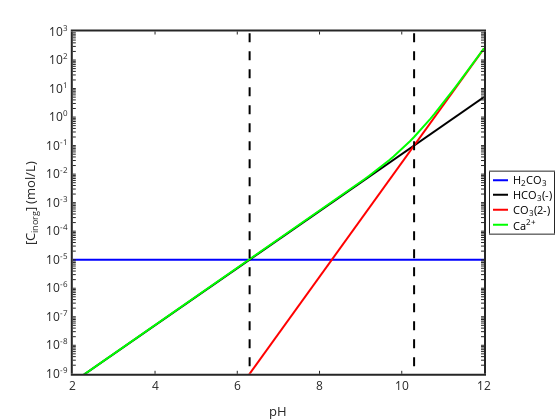

Write notebook code for a chart like this one.
### Code cell
# graphing pH

graphics_toolkit ("plotly");
%graphics_toolkit ("notebook");
pH=2:0.1:12; H=10.^-pH; HCO3=(Ka1*KH*PCO2)./H;  CO3=(Ka2*Ka1*KH*PCO2)./(H.^2); 
H2CO3=ones(size(pH)).*(KH*PCO2); Ca=CO3 + HCO3 + Kw./(H);

h1=semilogy(pH,H2CO3,'b-','linewidth',2);
hold on
h2=semilogy(pH,HCO3,'k-','linewidth',2);
h3=semilogy(pH,CO3,'r-','linewidth',2);
h4=semilogy(pH,Ca,'g-','linewidth',2);
xlabel('pH'); ylabel('[C_{inorg}] (mol/L)')
legend('H_2CO_3','HCO_3(-)','CO_3(2-)','Ca^{2+}','location','eastoutside')
legend ("autoupdate", "off");
set(gca,'linewidth',2,'fontsize',12)

semilogy([-log10(Ka1) -log10(Ka1)],[1e-10 1e3],'k--','linewidth',2)
semilogy([-log10(Ka2) -log10(Ka2)],[1e-10 1e3],'k--','linewidth',2)

axis([2 12 1e-9 1e3])

### Figure 1 — Plotly figure (JSON) as saved in the notebook; plotly's stock layout.template omitted (floating-point values rounded to 4 significant figures)
{"data": [{"line": {"color": "rgb(0,0,255)", "dash": "solid", "width": 2}, "marker": {"color": "rgb(0,0,255)", "line": {"color": "rgb(0,0,255)"}, "size": 6, "symbol": "none"}, "mode": "lines", "name": "H_2CO_3", "showlegend": true, "type": "scatter", "visibility": true, "x": [2, 2.1, 2.2, 2.3, 2.4, 2.5, 2.6, 2.7, 2.8, 2.9, 3, 3.1, 3.2, 3.3, 3.4, 3.5, 3.6, 3.7, 3.8, 3.9, 4, 4.1, 4.2, 4.3, 4.4, 4.5, 4.6, 4.7, 4.8, 4.9, 5, 5.1, 5.2, 5.3, 5.4, 5.5, 5.6, 5.7, 5.8, 5.9, 6, 6.1, 6.2, 6.3, 6.4, 6.5, 6.6, 6.7, 6.8, 6.9, 7, 7.1, 7.2, 7.3, 7.4, 7.5, 7.6, 7.7, 7.8, 7.9, 8, 8.1, 8.2, 8.3, 8.4, 8.5, 8.6, 8.7, 8.8, 8.9, 9, 9.1, 9.2, 9.3, 9.4, 9.5, 9.6, 9.7, 9.8, 9.9, 10, 10.1, 10.2, 10.3, 10.4, 10.5, 10.6, 10.7, 10.8, 10.9, 11, 11.1, 11.2, 11.3, 11.4, 11.5, 11.6, 11.7, 11.8, 11.9, 12], "xaxis": "x", "y": [1e-05, 1e-05, 1e-05, 1e-05, 1e-05, 1e-05, 1e-05, 1e-05, 1e-05, 1e-05, 1e-05, 1e-05, 1e-05, 1e-05, 1e-05, 1e-05, 1e-05, 1e-05, 1e-05, 1e-05, 1e-05, 1e-05, 1e-05, 1e-05, 1e-05, 1e-05, 1e-05, 1e-05, 1e-05, 1e-05, 1e-05, 1e-05, 1e-05, 1e-05, 1e-05, 1e-05, 1e-05, 1e-05, 1e-05, 1e-05, 1e-05, 1e-05, 1e-05, 1e-05, 1e-05, 1e-05, 1e-05, 1e-05, 1e-05, 1e-05, 1e-05, 1e-05, 1e-05, 1e-05, 1e-05, 1e-05, 1e-05, 1e-05, 1e-05, 1e-05, 1e-05, 1e-05, 1e-05, 1e-05, 1e-05, 1e-05, 1e-05, 1e-05, 1e-05, 1e-05, 1e-05, 1e-05, 1e-05, 1e-05, 1e-05, 1e-05, 1e-05, 1e-05, 1e-05, 1e-05, 1e-05, 1e-05, 1e-05, 1e-05, 1e-05, 1e-05, 1e-05, 1e-05, 1e-05, 1e-05, 1e-05, 1e-05, 1e-05, 1e-05, 1e-05, 1e-05, 1e-05, 1e-05, 1e-05, 1e-05, 1e-05], "yaxis": "y"}, {"line": {"color": "rgb(0, 0, 0)", "dash": "solid", "width": 2}, "marker": {"color": "rgb(0, 0, 0)", "line": {"color": "rgb(0, 0, 0)"}, "size": 6, "symbol": "none"}, "mode": "lines", "name": "HCO_3(-)", "showlegend": true, "type": "scatter", "visibility": true, "x": [2, 2.1, 2.2, 2.3, 2.4, 2.5, 2.6, 2.7, 2.8, 2.9, 3, 3.1, 3.2, 3.3, 3.4, 3.5, 3.6, 3.7, 3.8, 3.9, 4, 4.1, 4.2, 4.3, 4.4, 4.5, 4.6, 4.7, 4.8, 4.9, 5, 5.1, 5.2, 5.3, 5.4, 5.5, 5.6, 5.7, 5.8, 5.9, 6, 6.1, 6.2, 6.3, 6.4, 6.5, 6.6, 6.7, 6.8, 6.9, 7, 7.1, 7.2, 7.3, 7.4, 7.5, 7.6, 7.7, 7.8, 7.9, 8, 8.1, 8.2, 8.3, 8.4, 8.5, 8.6, 8.7, 8.8, 8.9, 9, 9.1, 9.2, 9.3, 9.4, 9.5, 9.6, 9.7, 9.8, 9.9, 10, 10.1, 10.2, 10.3, 10.4, 10.5, 10.6, 10.7, 10.8, 10.9, 11, 11.1, 11.2, 11.3, 11.4, 11.5, 11.6, 11.7, 11.8, 11.9, 12], "xaxis": "x", "y": [5.012e-10, 6.31e-10, 7.943e-10, 1e-09, 1.259e-09, 1.585e-09, 1.995e-09, 2.512e-09, 3.162e-09, 3.981e-09, 5.012e-09, 6.31e-09, 7.943e-09, 1e-08, 1.259e-08, 1.585e-08, 1.995e-08, 2.512e-08, 3.162e-08, 3.981e-08, 5.012e-08, 6.31e-08, 7.943e-08, 1e-07, 1.259e-07, 1.585e-07, 1.995e-07, 2.512e-07, 3.162e-07, 3.981e-07, 5.012e-07, 6.31e-07, 7.943e-07, 1e-06, 1.259e-06, 1.585e-06, 1.995e-06, 2.512e-06, 3.162e-06, 3.981e-06, 5.012e-06, 6.31e-06, 7.943e-06, 1e-05, 1.259e-05, 1.585e-05, 1.995e-05, 2.512e-05, 3.162e-05, 3.981e-05, 5.012e-05, 6.31e-05, 7.943e-05, 0.0001, 0.0001259, 0.0001585, 0.0001995, 0.0002512, 0.0003162, 0.0003981, 0.0005012, 0.000631, 0.0007943, 0.001, 0.001259, 0.001585, 0.001995, 0.002512, 0.003162, 0.003981, 0.005012, 0.00631, 0.007943, 0.01, 0.01259, 0.01585, 0.01995, 0.02512, 0.03162, 0.03981, 0.05012, 0.0631, 0.07943, 0.1, 0.1259, 0.1585, 0.1995, 0.2512, 0.3162, 0.3981, 0.5012, 0.631, 0.7943, 1.0, 1.259, 1.585, 1.995, 2.512, 3.162, 3.981, 5.012], "yaxis": "y"}, {"line": {"color": "rgb(255,0,0)", "dash": "solid", "width": 2}, "marker": {"color": "rgb(255,0,0)", "line": {"color": "rgb(255,0,0)"}, "size": 6, "symbol": "none"}, "mode": "lines", "name": "CO_3(2-)", "showlegend": true, "type": "scatter", "visibility": true, "x": [2, 2.1, 2.2, 2.3, 2.4, 2.5, 2.6, 2.7, 2.8, 2.9, 3, 3.1, 3.2, 3.3, 3.4, 3.5, 3.6, 3.7, 3.8, 3.9, 4, 4.1, 4.2, 4.3, 4.4, 4.5, 4.6, 4.7, 4.8, 4.9, 5, 5.1, 5.2, 5.3, 5.4, 5.5, 5.6, 5.7, 5.8, 5.9, 6, 6.1, 6.2, 6.3, 6.4, 6.5, 6.6, 6.7, 6.8, 6.9, 7, 7.1, 7.2, 7.3, 7.4, 7.5, 7.6, 7.7, 7.8, 7.9, 8, 8.1, 8.2, 8.3, 8.4, 8.5, 8.6, 8.7, 8.8, 8.9, 9, 9.1, 9.2, 9.3, 9.4, 9.5, 9.6, 9.7, 9.8, 9.9, 10, 10.1, 10.2, 10.3, 10.4, 10.5, 10.6, 10.7, 10.8, 10.9, 11, 11.1, 11.2, 11.3, 11.4, 11.5, 11.6, 11.7, 11.8, 11.9, 12], "xaxis": "x", "y": [2.512e-18, 3.981e-18, 6.31e-18, 1e-17, 1.585e-17, 2.512e-17, 3.981e-17, 6.31e-17, 1e-16, 1.585e-16, 2.512e-16, 3.981e-16, 6.31e-16, 1e-15, 1.585e-15, 2.512e-15, 3.981e-15, 6.31e-15, 1e-14, 1.585e-14, 2.512e-14, 3.981e-14, 6.31e-14, 1e-13, 1.585e-13, 2.512e-13, 3.981e-13, 6.31e-13, 1e-12, 1.585e-12, 2.512e-12, 3.981e-12, 6.31e-12, 1e-11, 1.585e-11, 2.512e-11, 3.981e-11, 6.31e-11, 1e-10, 1.585e-10, 2.512e-10, 3.981e-10, 6.31e-10, 1e-09, 1.585e-09, 2.512e-09, 3.981e-09, 6.31e-09, 1e-08, 1.585e-08, 2.512e-08, 3.981e-08, 6.31e-08, 1e-07, 1.585e-07, 2.512e-07, 3.981e-07, 6.31e-07, 1e-06, 1.585e-06, 2.512e-06, 3.981e-06, 6.31e-06, 1e-05, 1.585e-05, 2.512e-05, 3.981e-05, 6.31e-05, 0.0001, 0.0001585, 0.0002512, 0.0003981, 0.000631, 0.001, 0.001585, 0.002512, 0.003981, 0.00631, 0.01, 0.01585, 0.02512, 0.03981, 0.0631, 0.1, 0.1585, 0.2512, 0.3981, 0.631, 1.0, 1.585, 2.512, 3.981, 6.31, 10.0, 15.85, 25.12, 39.81, 63.1, 100.0, 158.5, 251.2], "yaxis": "y"}, {"line": {"color": "rgb(0,255,0)", "dash": "solid", "width": 2}, "marker": {"color": "rgb(0,255,0)", "line": {"color": "rgb(0,255,0)"}, "size": 6, "symbol": "none"}, "mode": "lines", "name": "Ca^{2+}", "showlegend": true, "type": "scatter", "visibility": true, "x": [2, 2.1, 2.2, 2.3, 2.4, 2.5, 2.6, 2.7, 2.8, 2.9, 3, 3.1, 3.2, 3.3, 3.4, 3.5, 3.6, 3.7, 3.8, 3.9, 4, 4.1, 4.2, 4.3, 4.4, 4.5, 4.6, 4.7, 4.8, 4.9, 5, 5.1, 5.2, 5.3, 5.4, 5.5, 5.6, 5.7, 5.8, 5.9, 6, 6.1, 6.2, 6.3, 6.4, 6.5, 6.6, 6.7, 6.8, 6.9, 7, 7.1, 7.2, 7.3, 7.4, 7.5, 7.6, 7.7, 7.8, 7.9, 8, 8.1, 8.2, 8.3, 8.4, 8.5, 8.6, 8.7, 8.8, 8.9, 9, 9.1, 9.2, 9.3, 9.4, 9.5, 9.6, 9.7, 9.8, 9.9, 10, 10.1, 10.2, 10.3, 10.4, 10.5, 10.6, 10.7, 10.8, 10.9, 11, 11.1, 11.2, 11.3, 11.4, 11.5, 11.6, 11.7, 11.8, 11.9, 12], "xaxis": "x", "y": [5.022e-10, 6.322e-10, 7.959e-10, 1.002e-09, 1.261e-09, 1.588e-09, 1.999e-09, 2.517e-09, 3.169e-09, 3.989e-09, 5.022e-09, 6.322e-09, 7.959e-09, 1.002e-08, 1.261e-08, 1.588e-08, 1.999e-08, 2.517e-08, 3.169e-08, 3.989e-08, 5.022e-08, 6.322e-08, 7.959e-08, 1.002e-07, 1.261e-07, 1.588e-07, 1.999e-07, 2.517e-07, 3.169e-07, 3.989e-07, 5.022e-07, 6.322e-07, 7.959e-07, 1.002e-06, 1.261e-06, 1.588e-06, 1.999e-06, 2.517e-06, 3.169e-06, 3.989e-06, 5.022e-06, 6.323e-06, 7.96e-06, 1.002e-05, 1.262e-05, 1.588e-05, 2e-05, 2.518e-05, 3.17e-05, 3.991e-05, 5.024e-05, 6.326e-05, 7.965e-05, 0.0001003, 0.0001263, 0.0001591, 0.0002003, 0.0002523, 0.0003179, 0.0004005, 0.0005047, 0.0006362, 0.0008022, 0.001012, 0.001277, 0.001613, 0.002039, 0.00258, 0.003269, 0.004148, 0.005273, 0.00672, 0.00859, 0.01102, 0.0142, 0.01839, 0.02397, 0.03148, 0.04169, 0.05574, 0.07534, 0.103, 0.1427, 0.2002, 0.2846, 0.41, 0.598, 0.8826, 1.317, 1.984, 3.014, 4.613, 7.105, 11.0, 17.11, 26.71, 41.81, 65.61, 103.2, 162.5, 256.2], "yaxis": "y"}, {"line": {"color": "rgb(0, 0, 0)", "dash": "dash", "width": 2}, "marker": {"color": "rgb(0, 0, 0)", "line": {"color": "rgb(0, 0, 0)"}, "size": 6, "symbol": "none"}, "mode": "lines", "name": "", "showlegend": false, "type": "scatter", "visibility": true, "x": [6.3, 6.3], "xaxis": "x", "y": [1e-10, 1000], "yaxis": "y"}, {"line": {"color": "rgb(0, 0, 0)", "dash": "dash", "width": 2}, "marker": {"color": "rgb(0, 0, 0)", "line": {"color": "rgb(0, 0, 0)"}, "size": 6, "symbol": "none"}, "mode": "lines", "name": "", "showlegend": false, "type": "scatter", "visibility": true, "x": [10.3, 10.3], "xaxis": "x", "y": [1e-10, 1000], "yaxis": "y"}, {"hoverinfo": "none", "line": {"color": "rgb(0,0,255)", "dash": "solid", "width": 2}, "marker": {"color": "rgb(0,0,255)", "line": {"color": "rgb(0,0,255)"}, "size": 6, "symbol": "none"}, "mode": "lines", "name": "", "showlegend": false, "type": "scatter", "visibility": true, "x": [3, 18], "xaxis": "x2", "y": [8.5, 8.5], "yaxis": "y2"}, {"hoverinfo": "none", "line": {"color": "rgb(0, 0, 0)", "dash": "solid", "width": 2}, "marker": {"color": "rgb(0, 0, 0)", "line": {"color": "rgb(0, 0, 0)"}, "size": 6, "symbol": "none"}, "mode": "lines", "name": "", "showlegend": false, "type": "scatter", "visibility": true, "x": [3, 18], "xaxis": "x2", "y": [23, 23], "yaxis": "y2"}, {"hoverinfo": "none", "line": {"color": "rgb(255,0,0)", "dash": "solid", "width": 2}, "marker": {"color": "rgb(255,0,0)", "line": {"color": "rgb(255,0,0)"}, "size": 6, "symbol": "none"}, "mode": "lines", "name": "", "showlegend": false, "type": "scatter", "visibility": true, "x": [3, 18], "xaxis": "x2", "y": [38, 38], "yaxis": "y2"}, {"hoverinfo": "none", "line": {"color": "rgb(0,255,0)", "dash": "solid", "width": 2}, "marker": {"color": "rgb(0,255,0)", "line": {"color": "rgb(0,255,0)"}, "size": 6, "symbol": "none"}, "mode": "lines", "name": "", "showlegend": false, "type": "scatter", "visibility": true, "x": [3, 18], "xaxis": "x2", "y": [53, 53], "yaxis": "y2"}], "layout": {"annotations": [{"font": {"color": "rgb(0, 0, 0)", "size": 10.8}, "showarrow": false, "text": "H<sub>2</sub>CO<sub>3</sub>", "x": 21, "xanchor": "left", "xref": "x2", "y": 8.5, "yanchor": "middle", "yref": "y2"}, {"font": {"color": "rgb(0, 0, 0)", "size": 10.8}, "showarrow": false, "text": "HCO<sub>3</sub>(-)", "x": 21, "xanchor": "left", "xref": "x2", "y": 23, "yanchor": "middle", "yref": "y2"}, {"font": {"color": "rgb(0, 0, 0)", "size": 10.8}, "showarrow": false, "text": "CO<sub>3</sub>(2-)", "x": 21, "xanchor": "left", "xref": "x2", "y": 38, "yanchor": "middle", "yref": "y2"}, {"font": {"color": "rgb(0, 0, 0)", "size": 10.8}, "showarrow": false, "text": "Ca<sup>2+</sup>", "x": 21, "xanchor": "left", "xref": "x2", "y": 53, "yanchor": "middle", "yref": "y2"}], "height": 420, "hovermode": "closest", "margin": {"b": 0, "l": 0, "r": 0, "t": 0}, "plot_bgcolor": "rgba(0, 0, 0, 0)", "showlegend": false, "width": 560, "xaxis": {"anchor": "y", "autorange": false, "domain": [0.13, 0.8643], "exponentformat": "none", "gridcolor": "rgba(38,38,38,0.15)", "gridwidth": 2, "linecolor": "rgb(38,38,38)", "linewidth": 2, "mirror": "ticks", "range": [2, 12], "showgrid": false, "showline": true, "side": "bottom", "spikedash": "solid", "spikemode": "across", "spikesides": false, "spikethickness": 1, "tickangle": 0, "tickcolor": "rgb(38,38,38)", "tickfont": {"color": "rgb(38,38,38)", "size": 12}, "ticklen": 3, "ticks": "inside", "ticktext": ["2", "4", "6", "8", "10", "12"], "tickvals": [2, 4, 6, 8, 10, 12], "title": {"font": {"color": "rgb(38,38,38)", "size": 13.2}, "text": "pH"}, "type": "linear", "visible": true, "zeroline": false}, "xaxis2": {"anchor": "y2", "autorange": false, "domain": [0.875, 0.9893], "exponentformat": "none", "fixedrange": true, "gridcolor": "rgba(38,38,38,0.15)", "gridwidth": 1, "linecolor": "rgb(38,38,38)", "linewidth": 1, "mirror": true, "range": [0, 64], "showgrid": false, "showline": true, "showspikes": false, "side": "bottom", "spikedash": "solid", "spikemode": "across", "spikesides": false, "spikethickness": 1, "tickangle": 0, "tickcolor": "rgb(38,38,38)", "tickfont": {"color": "rgb(38,38,38)", "size": 10.8}, "ticklen": 3, "ticks": "", "ticktext": [], "tickvals": [], "title": {"font": {"color": "rgb(0, 0, 0)", "size": 11.88}, "text": ""}, "type": "linear", "visible": true, "zeroline": false}, "yaxis": {"anchor": "x", "autorange": false, "domain": [0.11, 0.925], "exponentformat": "none", "gridcolor": "rgba(38,38,38,0.15)", "gridwidth": 2, "linecolor": "rgb(38,38,38)", "linewidth": 2, "mirror": "ticks", "range": [-9, 3], "showgrid": false, "showline": true, "side": "left", "spikedash": "solid", "spikemode": "across", "spikesides": false, "spikethickness": 1, "tickangle": 0, "tickcolor": "rgb(38,38,38)", "tickfont": {"color": "rgb(38,38,38)", "size": 12}, "ticklen": 3, "ticks": "inside", "ticktext": ["10<sup>-9</sup>", "", "", "", "", "", "", "", "", "10<sup>-8</sup>", "", "", "", "", "", "", "", "", "10<sup>-7</sup>", "", "", "", "", "", "", "", "", "10<sup>-6</sup>", "", "", "", "", "", "", "", "", "10<sup>-5</sup>", "", "", "", "", "", "", "", "", "10<sup>-4</sup>", "", "", "", "", "", "", "", "", "10<sup>-3</sup>", "", "", "", "", "", "", "", "", "10<sup>-2</sup>", "", "", "", "", "", "", "", "", "10<sup>-1</sup>", "", "", "", "", "", "", "", "", "10<sup>0</sup>", "", "", "", "", "", "", "", "", "10<sup>1</sup>", "", "", "", "", "", "", "", "", "10<sup>2</sup>", "", "", "", "", "", "", "", "", "10<sup>3</sup>"], "tickvals": [1e-09, 2e-09, 3e-09, 4e-09, 5e-09, 6e-09, 7e-09, 8e-09, 9e-09, 1e-08, 2e-08, 3e-08, 4e-08, 5e-08, 6e-08, 7e-08, 8e-08, 9e-08, 1e-07, 2e-07, 3e-07, 4e-07, 5e-07, 6e-07, 7e-07, 8e-07, 9e-07, 1e-06, 2e-06, 3e-06, 4e-06, 5e-06, 6e-06, 7e-06, 8e-06, 9e-06, 1e-05, 2e-05, 3e-05, 4e-05, 5e-05, 6e-05, 7e-05, 8e-05, 9e-05, 0.0001, 0.0002, 0.0003, 0.0004, 0.0005, 0.0006, 0.0007, 0.0008, 0.0009, 0.001, 0.002, 0.003, 0.004, 0.005, 0.006, 0.007, 0.008, 0.009, 0.01, 0.02, 0.03, 0.04, 0.05, 0.06, 0.07, 0.08, 0.09, 0.1, 0.2, 0.3, 0.4, 0.5, 0.6, 0.7, 0.8, 0.9, 1, 2, 3, 4, 5, 6, 7, 8, 9, 10, 20, 30, 40, 50, 60, 70, 80, 90, 100, 200, 300, 400, 500, 600, 700, 800, 900, 1000], "title": {"font": {"color": "rgb(38,38,38)", "size": 13.2}, "text": "[C<sub>inorg</sub>] (mol/L)"}, "type": "log", "visible": true, "zeroline": false}, "yaxis2": {"anchor": "x2", "autorange": false, "domain": [0.4437, 0.5913], "exponentformat": "none", "fixedrange": true, "gridcolor": "rgba(38,38,38,0.15)", "gridwidth": 1, "linecolor": "rgb(38,38,38)", "linewidth": 1, "mirror": true, "range": [62, 0], "showgrid": false, "showline": true, "showspikes": false, "side": "left", "spikedash": "solid", "spikemode": "across", "spikesides": false, "spikethickness": 1, "tickangle": 0, "tickcolor": "rgb(38,38,38)", "tickfont": {"color": "rgb(38,38,38)", "size": 10.8}, "ticklen": 3, "ticks": "", "ticktext": [], "tickvals": [], "title": {"font": {"color": "rgb(0, 0, 0)", "size": 11.88}, "text": ""}, "type": "linear", "visible": true, "zeroline": false}}}
